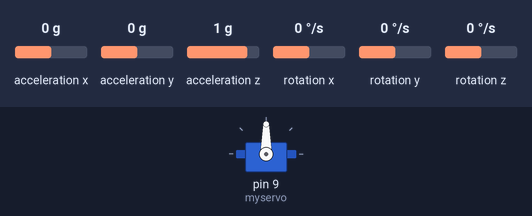
A sketch run on a simulated Arduino Uno, built with avr-gcc and run on an emulated ATmega328P. On the bench: servo. Wiring (inferred from the names in the program): MPU-6050 motion sensor at I2C address 0x68. Inputs (shaded band) come from the test bench; at power-on: rotation z 0 °/s, acceleration x 0 g, acceleration y 0 g, acceleration z 1 g, rotation x 0 °/s, rotation y 0 °/s. What the sketch prints to the serial monitor is not drawn.

Above: at 1.2 s.
1.3 s: rotation z set to -12 °/s
At 3.9 s:
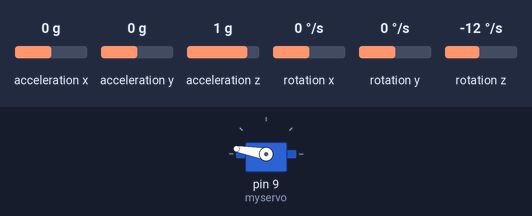
4.3 s: rotation z set to 100 °/s
At 5.2 s:
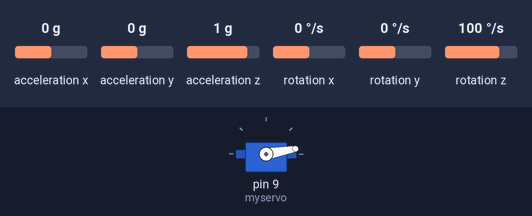
6.2 s: rotation z set to -192 °/s
At 7.3 s:
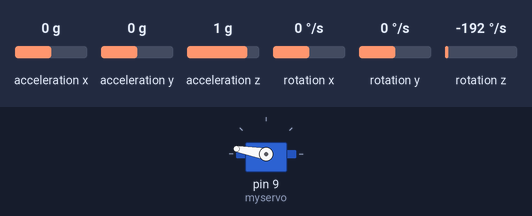
Timing chart, 0 to 9.2 s (numbered marks = the images above; inputs shaded):
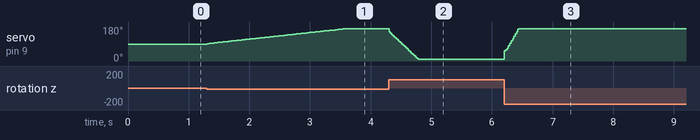

Measured:
- after the input at 1.3 s, servo on pin 9 (myservo): moves from 90° to 170° over 2.2 s, starting at once
- after the input at 4.3 s, servo on pin 9 (myservo): moves from 170° to 10° over 0.48 s, starting at once
- after the input at 6.2 s, servo on pin 9 (myservo): moves from 10° to 170° over 0.23 s, starting at once

The sketch:

usage_example.ino
```cpp
#include<Wire.h>//Biblioteca para comunicação I2C
#include<MPU6050.h>
#include <Servo.h>
#include <PID_v1.h>

// Defining filter function. Low pass chebyshev filter order=2 alpha1=0.445
class FilterChLp2
{
  public:
    FilterChLp2()
    {
      v[0]=0.0;
      v[1]=0.0;
      v[2]=0.0;
    }

    double addData(double x) //class II
    {
      v[0] = v[1];
      v[1] = v[2];
      v[2] = (8.319393674533791527e-1 * x)
         + (-0.73546840593695905763 * v[0])
         + (-1.59228906387655766430 * v[1]);
      return (v[0] + v[2]) + 2 * v[1];
    }

  private:
    double v[3];
};

// Inicializando variaveis do sensor
MPU6050 mpu;
const int MPU_addr = 0x68; //Endereco I2C do sensor MPU_addr-6050
int16_t AcX_raw, AcY_raw, AcZ_raw, Tmp_raw, GyX_raw, GyY_raw, GyZ_raw; //Variaveis para pegar os valores medidos
double AcX, AcY, AcZ, Tmp, GyX, GyY, GyZ; //Valores finais

// inicializa variaveis do servo
Servo myservo;  // create servo object to control a servo

// Criando o Filtro
double dado_filtrado;
FilterChLp2 filtro;

// inicializa variaveis do controlador
double Setpoint, Output; // Variables of interest
double Kp=0.015, Ki=0.315, Kd=0;
PID myPID(&dado_filtrado, &Output, &Setpoint, Kp, Ki, Kd, DIRECT);

void setup() {
  //Inicia a comunicaçao serial (para exibir os valores lidos)
  Serial.begin(115200);
   while (!Serial) {
    ; // wait for serial port to connect.
  }

  Wire.begin(); //Inicia a comunicação I2C
  Wire.beginTransmission(MPU_addr); //Começa a transmissao de dados para o sensor
  Wire.write(0x6B); // registrador PWR_MGMT_1
  Wire.write(0); // Manda 0 e "acorda" o MPU_addr 6050
  Wire.endTransmission(true);

  // Configura Giroscópio
  Wire.beginTransmission(MPU_addr);
  Wire.write(0x1B);
  Wire.write(0b00011000);  // fundo de escala
  Wire.endTransmission();

  // Atribui pino ao servo
  myservo.attach(9);  // attaches the servo on pin 9 to the servo object

  // Prepara controlador
  Setpoint = 0; // Velocidade angular desejada
  myPID.SetMode(AUTOMATIC); //turn the PID on
  myPID.SetOutputLimits(-8, 8);
  myPID.SetSampleTime(10);

  // supply your own gyro offsets here, scaled for min sensitivity
  mpu.setXAccelOffset(-760);
  mpu.setYAccelOffset(-1668);
  mpu.setZAccelOffset(1772);
  mpu.setXGyroOffset(105);
  mpu.setYGyroOffset(-152);
  mpu.setZGyroOffset(32);
 }

void loop() {
  // Obtem os dados do sensor
  Wire.beginTransmission(MPU_addr); //Começa a transmissao de dados para o sensor
  Wire.write(0x3B); // registrador dos dados medidos (ACCEL_XOUT_H)
  Wire.endTransmission(false);
  Wire.requestFrom(MPU_addr, 14, true); // faz um "pedido" para ler 14 registradores, que serão os registrados com os dados medidos
  AcX_raw = Wire.read() << 8 | Wire.read(); // 0x3B (ACCEL_XOUT_H) & 0x3C (ACCEL_XOUT_L)
  AcY_raw = Wire.read() << 8 | Wire.read(); // 0x3D (ACCEL_YOUT_H) & 0x3E (ACCEL_YOUT_L)
  AcZ_raw = Wire.read() << 8 | Wire.read(); // 0x3F (ACCEL_ZOUT_H) & 0x40 (ACCEL_ZOUT_L)
  Tmp_raw = Wire.read() << 8 | Wire.read(); // 0x41 (TEMP_OUT_H) & 0x42 (TEMP_OUT_L)
  GyX_raw = Wire.read() << 8 | Wire.read(); // 0x43 (GYRO_XOUT_H) & 0x44 (GYRO_XOUT_L)
  GyY_raw = Wire.read() << 8 | Wire.read(); // 0x45 (GYRO_YOUT_H) & 0x46 (GYRO_YOUT_L)
  GyZ_raw = Wire.read() << 8 | Wire.read(); // 0x47 (GYRO_ZOUT_H) & 0x48 (GYRO_ZOUT_L)

  AcX = AcX_raw / 2048;
  AcY = AcY_raw / 2048;
  AcZ = AcZ_raw / 2048;
  GyX = GyX_raw / 16.4;
  GyY = GyY_raw / 16.4;
  GyZ = GyZ_raw / 16.4;

//  float dado_filtrado = filter.addData(GyZ);
  dado_filtrado = filtro.addData(GyZ);
  myPID.Compute();
  myservo.write(10 * Output + 90); // Output ampliado em 10x
  delay(1);

  Serial.print("GyZ = "); Serial.print(GyZ);
  Serial.print(" | GyZ filtrado = "); Serial.print(dado_filtrado);
  Serial.print(" | Servo Position = "); Serial.println(10 * Output + 90);
}
```
